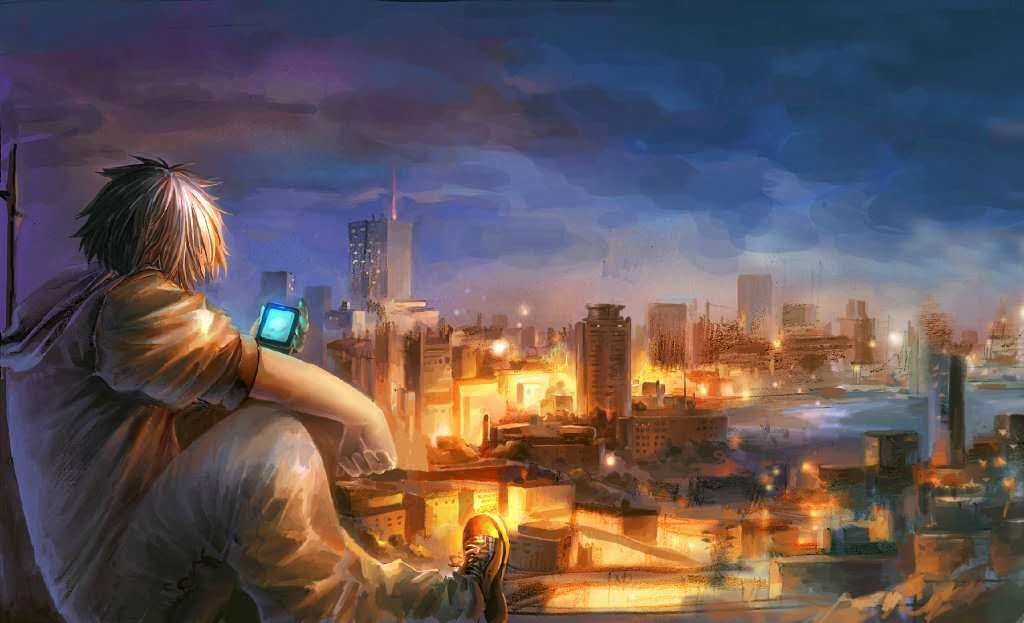
#> input picture StudyDemo/ThirdPartyMoudle20190216/test.jpeg, 1024 x 623 px
$ python pillow_.py
#> lines starting #> are read from the running program, lines starting #| are printed output that depends on the picture
from PIL import Image, ImageFilter, ImageDraw, ImageFont
import random


# 打开一个jpg图像文件，注意是当前路径:
im = Image.open('test.jpeg')
#> im is the input picture: PIL image 1024x623 RGB; mean R, G, B 99.2, 85.5, 87.9
# 获得图像尺寸:
w, h = im.size
#> w = 1024; h = 623
print('Original image size: %sx%s' % (w, h))
#| Original image size: 1024x623
# 缩放到50%:
# im.thumbnail((w//2, h//2))
# print('Resize image to: %sx%s' % (w//2, h//2))
# # 把缩放后的图像用jpeg格式保存:
# im.save('thumbnail.jpg', 'jpeg')

# 应用模糊滤镜:
# im2 = im.filter(ImageFilter.BLUR)
# im2.save('blur.jpg', 'jpeg')


# 随机字母:
def rndChar():
    return chr(random.randint(65, 90))


# 随机颜色1:
def rndColor():
    return (random.randint(64, 255), random.randint(64, 255), random.randint(64, 255))


# 随机颜色2:
def rndColor2():
    return (random.randint(32, 127), random.randint(32, 127), random.randint(32, 127))


# 240 x 60:
width = 60 * 4
height = 60
image = Image.new('RGB', (width, height), (255, 255, 255))
#> image: PIL image 240x60 RGB; every value is 255
# 创建Font对象:
font = ImageFont.truetype('Arial.ttf', 36)
# 创建Draw对象:
draw = ImageDraw.Draw(image)
# 填充每个像素:
for x in range(width):
    for y in range(height):
        draw.point((x, y), fill=rndColor())
# 输出文字:
for t in range(4):
    draw.text((60 * t + 10, 10), rndChar(), font=font, fill=rndColor2())
# 模糊:
# image = image.filter(ImageFilter.BLUR)
image.save('code.jpg', 'jpeg')
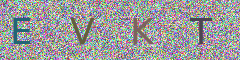
#> saved as code.jpg: PIL image 240x60 RGB; mean R, G, B 156, 155.4, 156.5
